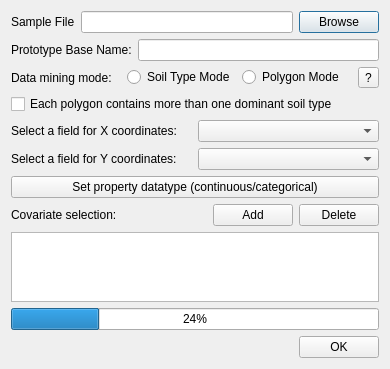
<?xml version="1.0" encoding="UTF-8"?>
<ui version="4.0">
 <class>AddPrototypeBase</class>
 <widget class="QDialog" name="AddPrototypeBase">
  <property name="geometry">
   <rect>
    <x>0</x>
    <y>0</y>
    <width>390</width>
    <height>347</height>
   </rect>
  </property>
  <property name="windowTitle">
   <string>Create Prototype Base From Samples</string>
  </property>
  <layout class="QVBoxLayout" name="verticalLayout">
   <item>
    <layout class="QHBoxLayout" name="horizontalLayout_4">
     <item>
      <widget class="QLabel" name="label">
       <property name="text">
        <string>Sample File</string>
       </property>
      </widget>
     </item>
     <item>
      <widget class="QLineEdit" name="sampleFile_lineEdit"/>
     </item>
     <item>
      <widget class="QPushButton" name="browseSampleFile_btn">
       <property name="text">
        <string>Browse</string>
       </property>
      </widget>
     </item>
    </layout>
   </item>
   <item>
    <layout class="QHBoxLayout" name="horizontalLayout_7">
     <item>
      <widget class="QLabel" name="label_5">
       <property name="text">
        <string>Prototype Base Name:</string>
       </property>
      </widget>
     </item>
     <item>
      <widget class="QLineEdit" name="lineEdit_basename"/>
     </item>
    </layout>
   </item>
   <item>
    <layout class="QHBoxLayout" name="horizontalLayout">
     <item>
      <widget class="QLabel" name="label_singlemode">
       <property name="text">
        <string>Data mining mode:</string>
       </property>
      </widget>
     </item>
     <item>
      <widget class="QRadioButton" name="radioButton_soiltype">
       <property name="text">
        <string>Soil Type Mode</string>
       </property>
      </widget>
     </item>
     <item>
      <widget class="QRadioButton" name="radioButton_poly">
       <property name="text">
        <string>Polygon Mode</string>
       </property>
      </widget>
     </item>
     <item>
      <widget class="QToolButton" name="btn_hint">
       <property name="text">
        <string>?</string>
       </property>
      </widget>
     </item>
    </layout>
   </item>
   <item>
    <widget class="QCheckBox" name="checkBox">
     <property name="text">
      <string>Each polygon contains more than one dominant soil type</string>
     </property>
    </widget>
   </item>
   <item>
    <layout class="QHBoxLayout" name="horizontalLayout_3">
     <item>
      <widget class="QLabel" name="label_2">
       <property name="text">
        <string>Select a field for X coordinates:</string>
       </property>
      </widget>
     </item>
     <item>
      <widget class="QComboBox" name="xFiled_comboBox"/>
     </item>
    </layout>
   </item>
   <item>
    <layout class="QHBoxLayout" name="horizontalLayout_2">
     <item>
      <widget class="QLabel" name="label_3">
       <property name="text">
        <string>Select a field for Y coordinates:</string>
       </property>
      </widget>
     </item>
     <item>
      <widget class="QComboBox" name="yFiled_comboBox"/>
     </item>
    </layout>
   </item>
   <item>
    <widget class="QPushButton" name="PropType_btn">
     <property name="text">
      <string>Set property datatype (continuous/categorical)</string>
     </property>
    </widget>
   </item>
   <item>
    <layout class="QHBoxLayout" name="horizontalLayout_5">
     <item>
      <widget class="QLabel" name="label_4">
       <property name="text">
        <string>Covariate selection:</string>
       </property>
      </widget>
     </item>
     <item>
      <spacer name="horizontalSpacer">
       <property name="orientation">
        <enum>Qt::Horizontal</enum>
       </property>
       <property name="sizeHint" stdset="0">
        <size>
         <width>40</width>
         <height>20</height>
        </size>
       </property>
      </spacer>
     </item>
     <item>
      <widget class="QPushButton" name="addCovariate_btn">
       <property name="text">
        <string>Add</string>
       </property>
      </widget>
     </item>
     <item>
      <widget class="QPushButton" name="deleteCovariate_btn">
       <property name="text">
        <string>Delete</string>
       </property>
      </widget>
     </item>
    </layout>
   </item>
   <item>
    <widget class="QTableWidget" name="covariate_tableWidget"/>
   </item>
   <item>
    <widget class="QProgressBar" name="progressBar">
     <property name="value">
      <number>24</number>
     </property>
    </widget>
   </item>
   <item>
    <layout class="QHBoxLayout" name="horizontalLayout_6">
     <item>
      <spacer name="horizontalSpacer_2">
       <property name="orientation">
        <enum>Qt::Horizontal</enum>
       </property>
       <property name="sizeHint" stdset="0">
        <size>
         <width>40</width>
         <height>20</height>
        </size>
       </property>
      </spacer>
     </item>
     <item>
      <widget class="QPushButton" name="ok_btn">
       <property name="text">
        <string>OK</string>
       </property>
      </widget>
     </item>
    </layout>
   </item>
   <item>
    <spacer name="verticalSpacer">
     <property name="orientation">
      <enum>Qt::Vertical</enum>
     </property>
     <property name="sizeHint" stdset="0">
      <size>
       <width>20</width>
       <height>40</height>
      </size>
     </property>
    </spacer>
   </item>
  </layout>
 </widget>
 <resources/>
 <connections/>
</ui>
